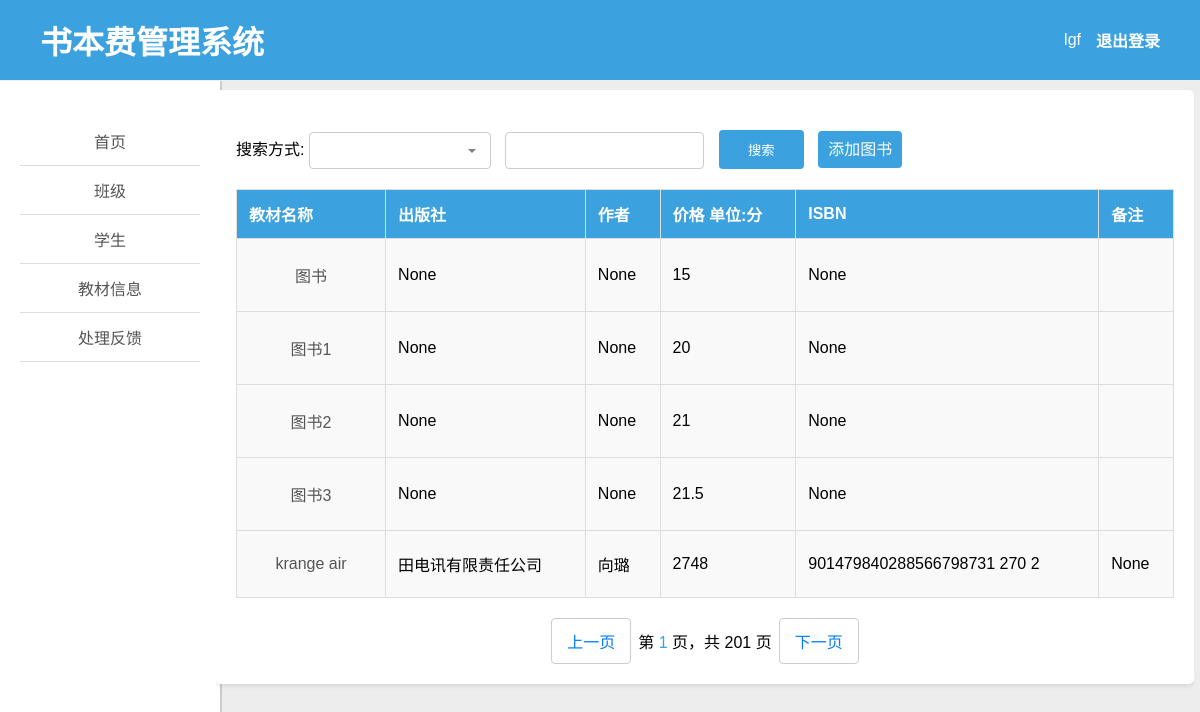
The page /manager/book_all/1 (signed in) on the database as committed earlier.
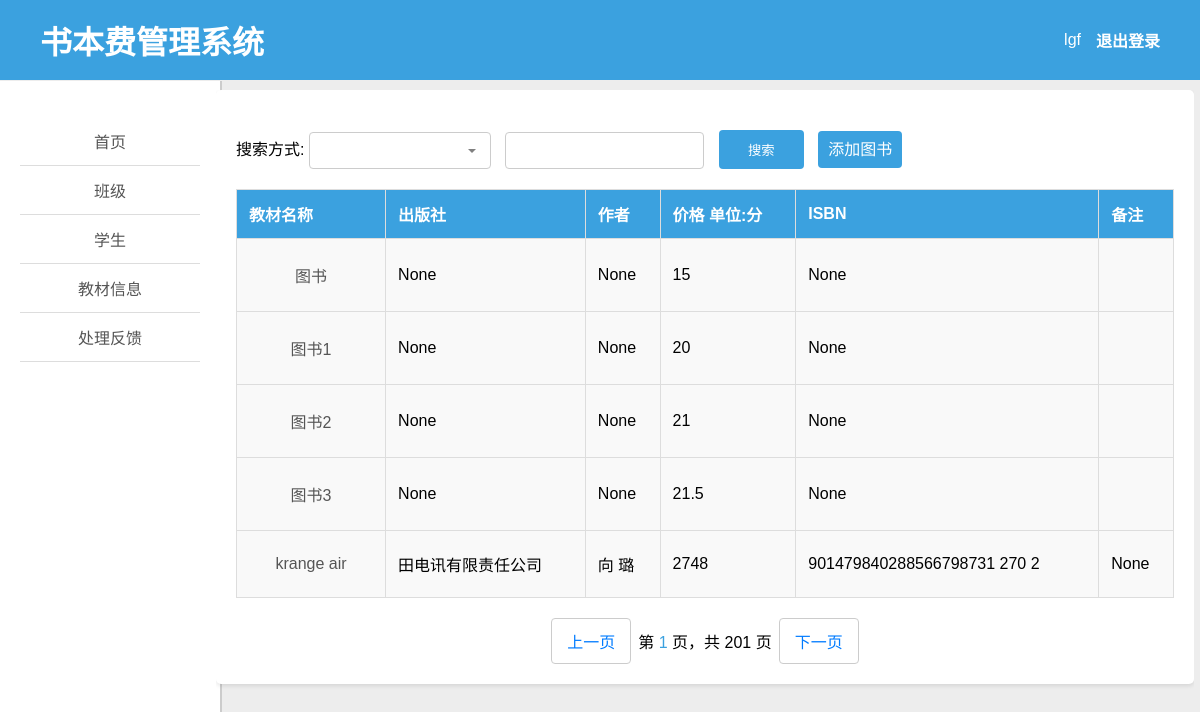
The same page on the database as committed later.
### books/models.py (models this page shows, shortened)
class Books(models.Model):
    name = models.CharField(max_length=100, verbose_name='书名')
    publish = models.CharField(max_length=100, verbose_name='出版社', null=True, blank=True)
    author = models.CharField(max_length=100, verbose_name='作者', null=True, blank=True)
    price = models.IntegerField(default=0, verbose_name='价格')
    ISBN = models.CharField(max_length=100, verbose_name='ISBN', null=True, blank=True)
    notice = models.TextField(verbose_name='备注', null=True, blank=True)
    class Meta:
        verbose_name = '书籍'
        verbose_name_plural = '书籍'

### util/check_staff.py (the view)
    def wrapper(request, *args, **kwargs):
        if request.user.is_staff:
            return func(request, *args, **kwargs)
        else:
            return render(request, 'permissions_error.html')

### manager/plug.py (called while the page is built)
def managerRender(request, template_name, context=None):
    if context is None:
        context = {}
    context['user'] = request.user
    return render(request, template_name, context)

### util/check_staff.py (called while the page is built)
def check_staff(func):
    def wrapper(request, *args, **kwargs):
        if request.user.is_staff:
            return func(request, *args, **kwargs)
        else:
            return render(request, 'permissions_error.html')
    return wrapper

### templates/manager/book_all.html (shortened to what this page needs)
{% extends 'manager_left.html' %}
{% block right %}
    <div class="container">
        <form method="get">
            <label for="search_type">搜索方式:</label>
            <input type="text" id="search_type" name="search_type" list="search_types" class="custom-select">
            <input type="text" id="search" name="search" required>
            <input type="submit" value="搜索">
            <a href="../add_book" class="custom-button">添加图书</a>
        </form>
        <table>
            <thead>
            <tr>
                <th>教材名称</th>
                <th>出版社</th>
                <th>作者</th>
                <th>价格 单位:分</th>
                <th>ISBN</th>
                <th>备注</th>
            </tr>
            </thead>
            <tbody>
            {% for book in books %}
                <tr>
                    <td>
                        <a class="nav-link" href="../edit_book/{{ book.id }}">{{ book.name }}</a>
                    </td>
                    <td>{{ book.publish }}</td>
                    <td>{{ book.author }}</td>
                    <td>{{ book.price }}</td>
                    <td>{{ book.ISBN }}</td>
                    <td>{{ book.notice }}</td>
                </tr>
            {% endfor %}
            </tbody>
        </table>
        <div class="pagination">
            <a href="./{{ l }}?{{ request.GET.urlencode }}">上一页</a>
            <span>第 <span class="current-page">{{ current_page }}</span> 页，共 {{ total_pages }} 页</span>
            <a href="./{{ r }}?{{ request.GET.urlencode }}">下一页</a>
        </div>
    </div>
{% endblock %}

Rows that differ between the two databases and show on the page:
changed Books "krange air": author "向璐" → "向 璐"
